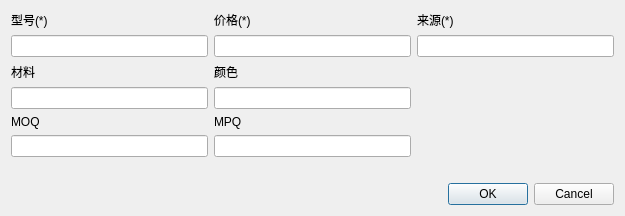
<?xml version="1.0" encoding="UTF-8"?>
<ui version="4.0">
 <class>addProductItemDialog</class>
 <widget class="QDialog" name="addProductItemDialog">
  <property name="geometry">
   <rect>
    <x>0</x>
    <y>0</y>
    <width>625</width>
    <height>215</height>
   </rect>
  </property>
  <property name="windowTitle">
   <string>Dialog</string>
  </property>
  <layout class="QGridLayout" name="gridLayout_2">
   <item row="0" column="0">
    <layout class="QGridLayout" name="gridLayout">
     <item row="5" column="0">
      <widget class="QLabel" name="label_11">
       <property name="text">
        <string>材料</string>
       </property>
      </widget>
     </item>
     <item row="2" column="1">
      <widget class="QLabel" name="label_8">
       <property name="sizePolicy">
        <sizepolicy hsizetype="Preferred" vsizetype="Fixed">
         <horstretch>0</horstretch>
         <verstretch>0</verstretch>
        </sizepolicy>
       </property>
       <property name="text">
        <string>价格(*)</string>
       </property>
      </widget>
     </item>
     <item row="2" column="0">
      <widget class="QLabel" name="label">
       <property name="sizePolicy">
        <sizepolicy hsizetype="Preferred" vsizetype="Fixed">
         <horstretch>0</horstretch>
         <verstretch>0</verstretch>
        </sizepolicy>
       </property>
       <property name="text">
        <string>型号(*)</string>
       </property>
      </widget>
     </item>
     <item row="3" column="2">
      <widget class="QLineEdit" name="lineEdit_source"/>
     </item>
     <item row="7" column="1">
      <widget class="QLabel" name="label_4">
       <property name="text">
        <string>MPQ</string>
       </property>
      </widget>
     </item>
     <item row="6" column="0">
      <widget class="QLineEdit" name="lineEdit_metetial"/>
     </item>
     <item row="6" column="1">
      <widget class="QLineEdit" name="lineEdit_color">
       <property name="sizePolicy">
        <sizepolicy hsizetype="Preferred" vsizetype="Fixed">
         <horstretch>0</horstretch>
         <verstretch>0</verstretch>
        </sizepolicy>
       </property>
      </widget>
     </item>
     <item row="7" column="0">
      <widget class="QLabel" name="label_2">
       <property name="text">
        <string>MOQ</string>
       </property>
      </widget>
     </item>
     <item row="2" column="2">
      <widget class="QLabel" name="label_10">
       <property name="sizePolicy">
        <sizepolicy hsizetype="Preferred" vsizetype="Fixed">
         <horstretch>0</horstretch>
         <verstretch>0</verstretch>
        </sizepolicy>
       </property>
       <property name="text">
        <string>来源(*)</string>
       </property>
      </widget>
     </item>
     <item row="3" column="0">
      <widget class="QLineEdit" name="lineEdit_type">
       <property name="sizePolicy">
        <sizepolicy hsizetype="Preferred" vsizetype="Fixed">
         <horstretch>0</horstretch>
         <verstretch>0</verstretch>
        </sizepolicy>
       </property>
      </widget>
     </item>
     <item row="3" column="1">
      <widget class="QLineEdit" name="lineEdit_price"/>
     </item>
     <item row="5" column="1">
      <widget class="QLabel" name="label_3">
       <property name="sizePolicy">
        <sizepolicy hsizetype="Preferred" vsizetype="Fixed">
         <horstretch>0</horstretch>
         <verstretch>0</verstretch>
        </sizepolicy>
       </property>
       <property name="text">
        <string>颜色</string>
       </property>
      </widget>
     </item>
     <item row="9" column="0">
      <widget class="QLabel" name="label_showimg">
       <property name="text">
        <string/>
       </property>
      </widget>
     </item>
     <item row="8" column="0">
      <widget class="QLineEdit" name="lineEdit_MOQ"/>
     </item>
     <item row="8" column="1">
      <widget class="QLineEdit" name="lineEdit_MPQ"/>
     </item>
    </layout>
   </item>
   <item row="1" column="0">
    <widget class="QDialogButtonBox" name="buttonBox">
     <property name="orientation">
      <enum>Qt::Horizontal</enum>
     </property>
     <property name="standardButtons">
      <set>QDialogButtonBox::Cancel|QDialogButtonBox::Ok</set>
     </property>
    </widget>
   </item>
  </layout>
 </widget>
 <resources/>
 <connections>
  <connection>
   <sender>buttonBox</sender>
   <signal>accepted()</signal>
   <receiver>addProductItemDialog</receiver>
   <slot>accept()</slot>
   <hints>
    <hint type="sourcelabel">
     <x>248</x>
     <y>254</y>
    </hint>
    <hint type="destinationlabel">
     <x>157</x>
     <y>274</y>
    </hint>
   </hints>
  </connection>
  <connection>
   <sender>buttonBox</sender>
   <signal>rejected()</signal>
   <receiver>addProductItemDialog</receiver>
   <slot>reject()</slot>
   <hints>
    <hint type="sourcelabel">
     <x>316</x>
     <y>260</y>
    </hint>
    <hint type="destinationlabel">
     <x>286</x>
     <y>274</y>
    </hint>
   </hints>
  </connection>
 </connections>
</ui>
